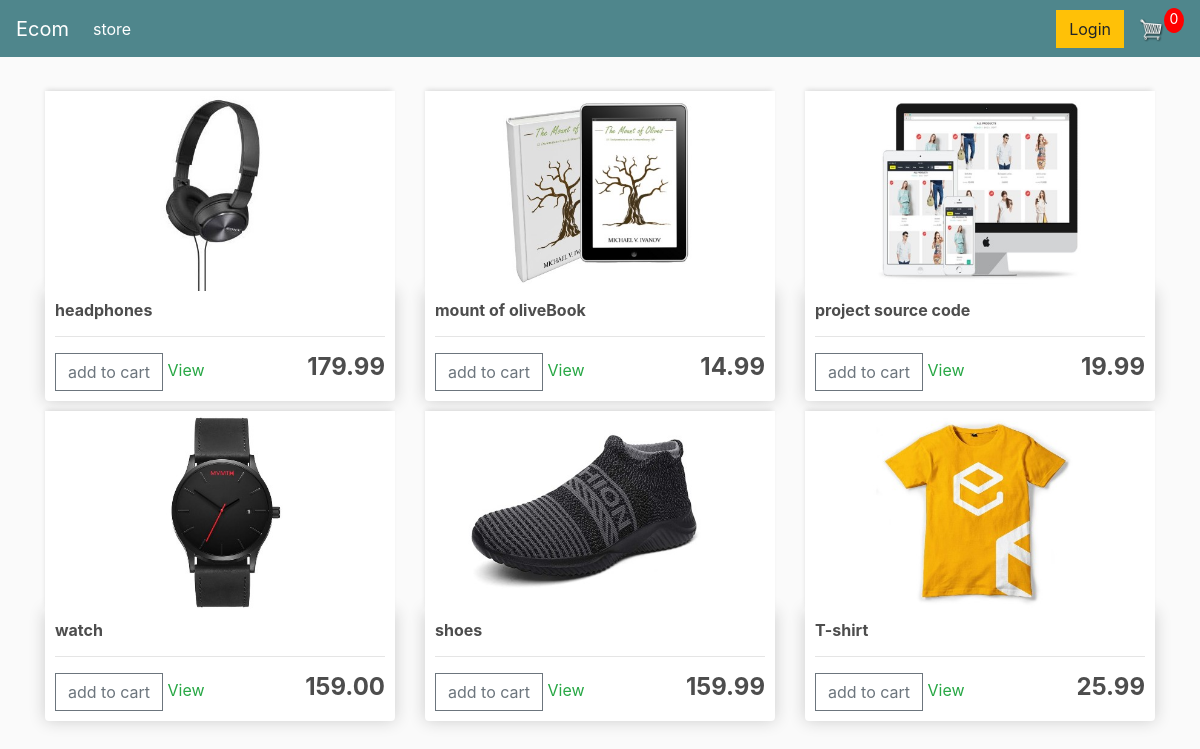
The page / on the database its author committed.
### store/models.py (models this page shows, shortened)
class Product(models.Model):
    name=models.CharField(max_length=200, null=True)
    price=models.FloatField()
    digital=models.BooleanField(default=False, null=True, blank=False)
    image=models.ImageField(null=True, blank=True)
    @property
    def imageURL(self):
        try:
            url=self.image.url
        except:
            url=''
        return url

### store/views.py (the view)
# urls.py: path("",  include('store.urls')),
def store(request):
    products= Product.objects.all()
    context={'products': products}
    return render(request, 'store.html', context)

### store/templates/store/store.html
 {% extends "store/main.html" %}
 {% load static %}
 {%block content%}
<div class="row">
    {% for product in products%}
    <div class ="col-lg-4">
        <img class="thumbnail" src="{{product.imageURL}}">
        <div class="box-element product">
            <h6><strong>{{product.name}}</strong></h6>
                <hr>
                <button data-product={{product.id}} data-action="add" class="btn btn-outline-secondary add_btn update-cart"> add to cart </button>
                <a class="tbn btn-outline-success" href="#"> View</a>
                <h4 style="display: inline-block; float: right "><strong>{{product.price|floatformat:2}}</strong></h4>
        </div>
    </div>
    {% endfor %}
 </div>
 {% endblock content %}

### static/css/main.css (style rules this page uses)
body { background-color: hsl(0, 0%, 98%); }
h1,h2,h3,h4,h5,h6 { color:hsl(0, 0%, 30%); }
.box-element { box-shadow:hsl(0, 0%, 80%) 0 0 16px; background-color: #fff; border-radius: 4px; padding: 10px; }
.thumbnail { width: 100%; height: 200px; -webkit-box-shadow: -1px -3px 5px -2px rgba(214,214,214,1); -moz-box-shadow: -1px -3px 5px -2px rgba(214,214,214,1); box-shadow: -1px -3px 5px -2px rgba(214,214,214,1); }
.product { border-radius: 0 0 4px 4px; }
.col-lg-4, .col-lg-6, .col-lg-8, .col-lg-12 { margin-top: 10px; }
.btn { border-radius: 0; }

### rows shown on the page
Product: imageURL (picture), name "headphones", price "179.99"
Product: imageURL (picture), name "mount of oliveBook", price "14.99"
Product: imageURL (picture), name "project source code", price "19.99"
Product: imageURL (picture), name "watch", price "159.00"
Product: imageURL (picture), name "shoes", price "159.99"
Product: imageURL (picture), name "T-shirt", price "25.99"
